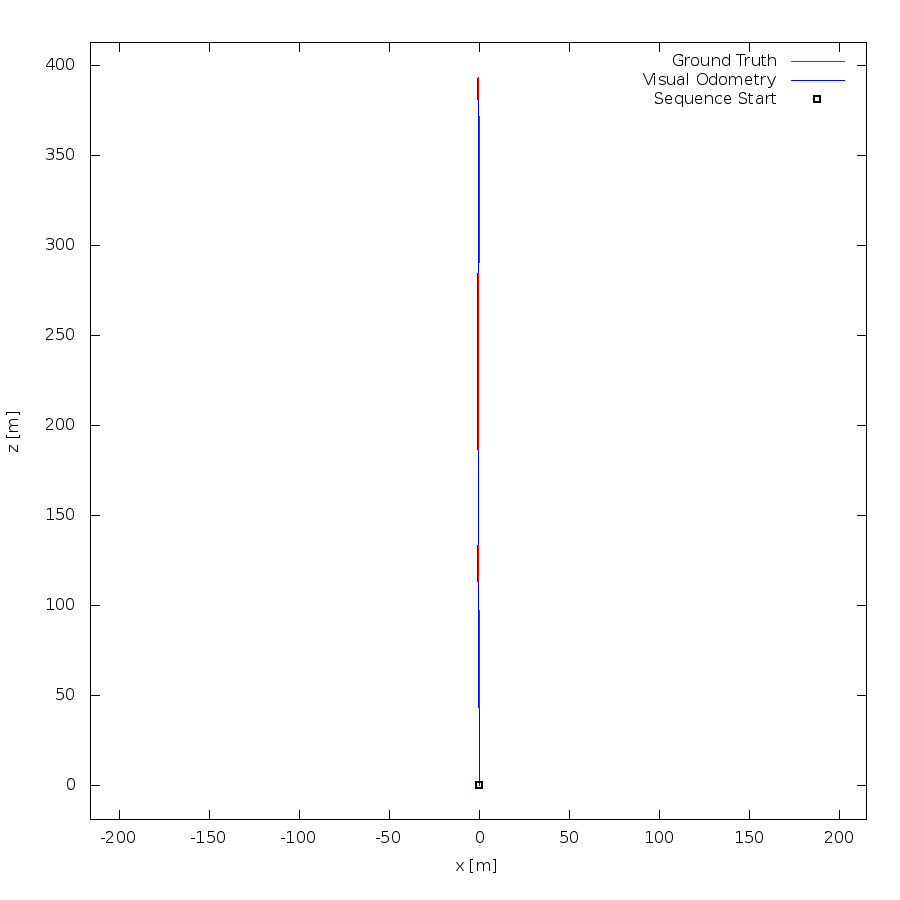

This chart was generated by the following gnuplot code:
set term postscript eps enhanced color
set output "04.eps"
set size ratio -1
set xrange [-216:215]
set yrange [-19:413]
set xlabel "x [m]"
set ylabel "z [m]"
plot "04.txt" using 1:2 lc rgb "#FF0000" title 'Ground Truth' w lines,"04.txt" using 3:4 lc rgb "#0000FF" title 'Visual Odometry' w lines,"< head -1 04.txt" using 1:2 lc rgb "#000000" pt 4 ps 1 lw 2 title 'Sequence Start' w points
